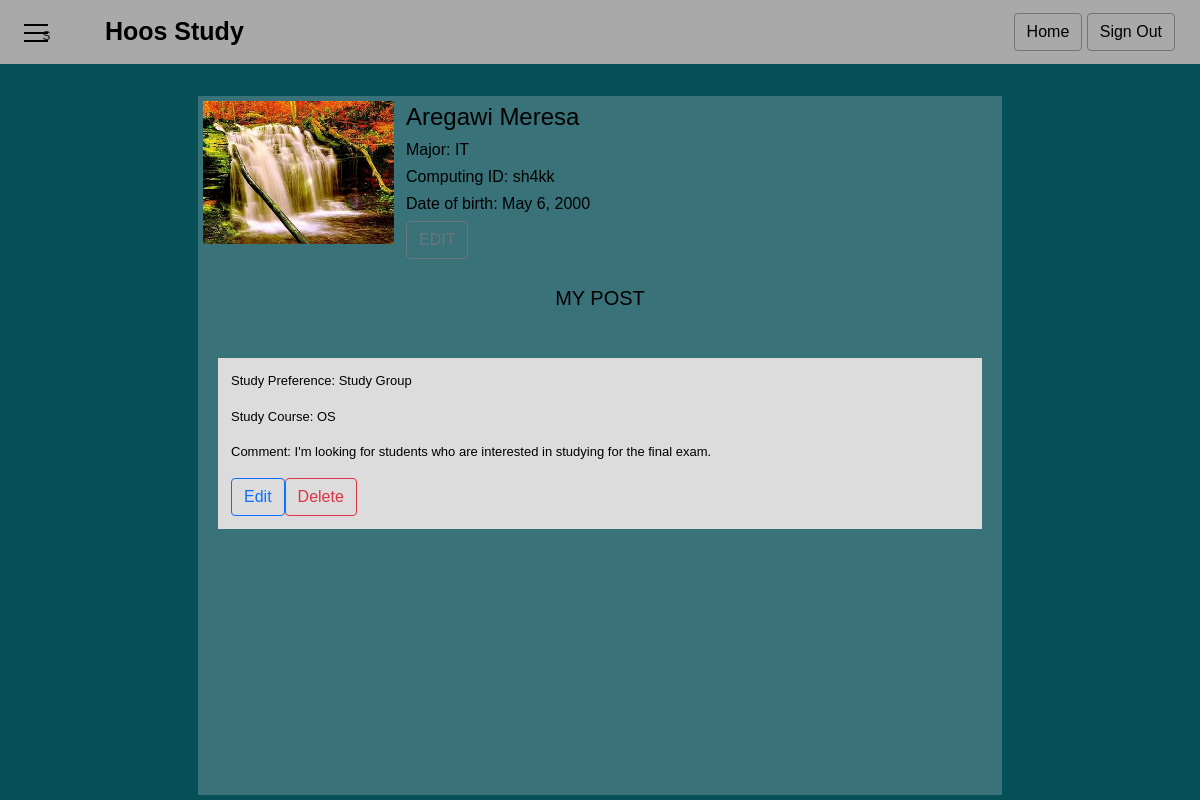
Page /profile/ (signed in) on the committed database.
### studybuddy/models.py (models this page shows, shortened)
class Profile(models.Model):
    user = models.OneToOneField(User, on_delete=models.CASCADE)
    email = models.EmailField(null=True, unique=True)
    computing_id = models.CharField(max_length=20, null=True, unique=True)
    gender = models.CharField(max_length=20, null=True)
    date_of_birth = models.DateField(null=True)
    profile_picture = models.ImageField(upload_to='profile_pictures', default='/profile_pictures/default_pic.jpg')
    phone_number = models.IntegerField(null=True)
    department = models.CharField(max_length=255, null=True)
    current_year = models.CharField(max_length=20, null=True)
    gender_visible = models.BooleanField(default=False)
    phone_visible = models.BooleanField(default=False)

class Post(models.Model):
    owner = models.ForeignKey(User, on_delete=models.CASCADE)
    studyCourse = models.CharField(max_length=255, null=True)
    studyPreference = models.CharField(max_length=255, null=True)
    description = models.TextField(max_length=400, null=True)
    publish_date = models.DateTimeField(default=timezone.now)

### studybuddy/views.py (the view)
# urls.py: path('profile/', views.profile, name='profilePage'),
@login_required
def profile(request):
    all_posts = Post.objects.filter(owner=User.objects.get(email=request.user.email))
    context = {
        "first_name": request.user.first_name,
        "last_name": request.user.last_name,
        "email": request.user.email,
        "computing_id": request.user.profile.computing_id,
        "profile_pic": request.user.profile.profile_picture.url,
        "major": request.user.profile.department,
        "all_posts": all_posts,
        "date_of_birth": request.user.profile.date_of_birth,
        "phone_number": request.user.profile.phone_number,
    }
    return render(request, 'studybuddy/profilePage.html', context)

### studybuddy/templates/studybuddy/profilepage.html (shortened to what this page needs)
{% load static %}
{% load socialaccount %}
<html lang="en">
<head>
  <link rel="stylesheet" href="{% static 'studybuddy/profilePageStyle.css' %}">
  <link href="https://cdn.jsdelivr.net/npm/bootstrap@5.1.3/dist/css/bootstrap.min.css" rel="stylesheet">
  <link rel="stylesheet" href="https://cdnjs.cloudflare.com/ajax/libs/font-awesome/4.7.0/css/font-awesome.min.css">
</head>
<nav class="navbar">
  <div class="hamburger-menu">
    <label class="menu__btn" for="menu__toggle">
      <span></span>
    </label>
    s
    <a href="{% url 'homePage' %}" style="font-size:25px; padding-left:50px; font-weight:bold;"> Hoos Study </a>
  </div>
  <div style="">
    <a href="{% url 'homePage' %}" class="btn btn-outline-secondary"> Home </a>
    <a href="{% url 'logout' %}" class="btn btn-outline-secondary"> Sign Out </a>
  </div>
</nav>
<body id="studybuddyHomepage" style="background-image: url('{% static 'studybuddy/images/landing_page_background.jpg'%}');">
  <main class="profilePageContentContainer">
    <div class="profilePageInformationSection">
      <div class="profilePageImageContainer">
        <img src="{{user.profile.profile_picture.url}}">
      </div>
      <div class="profilePageInformationArea">
        <h4>{{first_name}} {{last_name}}</h4>
        <h6>Major: {{major}} </h6>
        <h6>Computing ID: {{computing_id}}</h6>
        <h6>Date of birth: {{date_of_birth}}</h6>
      <div>
        <form action="{% url 'editProfile' %}" method="post">
          <input type="submit" value="EDIT" name="editUserProfile" class="btn btn-outline-secondary"/>
        </form>
      </div>
      </div>
    </div>
    <div class="profilePagePostContainerTitle">
      <h5>MY POST</h5>
    </div>
    <div style=" width:100%; padding:20px;">
      {% for post in all_posts %}
      <div class="profilePagePostContents" style="background-color: gainsboro!important;">
        <p>Study Preference: {{post.studyPreference }}</p>
        <p>Study Course: {{ post.studyCourse }} </p>
        <p>Comment: {{post.description}}</p>
        <div style="justify-content: left; display:flex; padding-right:15px; ">
          <a href="{% url 'editPost' post_id=post.id %}" class="btn btn-outline-primary"> Edit </a>
          <a href="{% url 'deletePost' post.id %}" class="btn btn-outline-danger" >Delete</a>
        </div>
      </div>
      {% endfor %}
    </div>
  </main>
</body>
</html>

### studybuddy/static/studybuddy/profilePageStyle.css (style rules this page uses)
* { box-sizing: border-box; margin: 0; padding: 0; font-family: 'Arial', sans-serif; }
#studybuddyHomepage { background-color: #074f57; background-size: cover; padding-top: 0px; overflow: hidden; width: 100%; display:flex; flex-direction: column; align-items: center; }
.navbar { position: absolute; top: 0; left: 0; background: darkgray; width: 100%; height: 8%; display: flex; padding-left: 25px; padding-right: 25px; padding-top: 5px; padding-bottom: 5px; display: flex; justify-content: center; }
.navbar div a { color: black; text-decoration: none; }
.menu__btn { position: fixed; top: 4%; left: 2%; width: 2%; height: 2%; cursor: pointer; z-index: 1; }
.menu__btn > span, .menu__btn > span::before, .menu__btn > span::after { display: block; position: absolute; width: 100%; height: 2px; background-color: black; transition-duration: .25s; }
.menu__btn > span::before { content: ''; top: -8px; }
.menu__btn > span::after { content: ''; top: 8px; }
.profilePageContentContainer { margin:0; padding:0; width: 67%; position:absolute; top:12%; bottom:5px; color: black; font-size: 25; background: rgba(255,255,255,0.2); overflow-y: auto; overflow-x: hidden; -ms-overflow-style: none; scrollbar-width: none; }
.profilePageInformationSection { display: flex; }
.profilePageImageContainer { height: 30%; width: 25%; padding: 5px; display:flex; justify-content: center; }
.profilePageImageContainer img { height: 100%; width:100%; }
.profilePageInformationArea { padding: 7px; }
.profilePagePostContainerTitle { padding:20px; justify-content: center; text-align: center; align-items: center; }
.profilePagePostContents { position: relative; padding:13px; align-items: center; font-size: 13; }

### rows in the picture
Profile: department "IT", computing "sh4kk", date_of_birth "May 6, 2000"
Post: studyPreference "Study Group", studyCourse "OS", description "I'm looking for students who are interested in studying for the final exam."

### other values in the picture
{{ first_name }} "Aregawi"
{{ last_name }} "Meresa"
